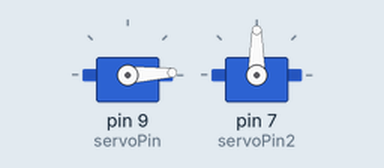
Simulated run of this sketch. Board: Arduino Uno, built with avr-gcc and run on an emulated ATmega328P. Shown: 2 × servo.

Above: at 0.05 s.
At 0.6 s:
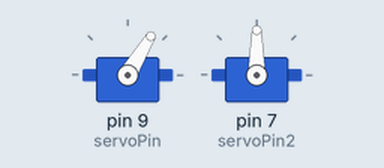
At 1.15 s:
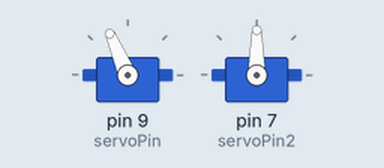
At 2.3 s:
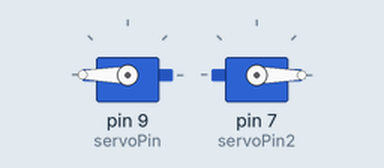
Timing chart, 0 to 5.3 s (numbered marks = the images above):
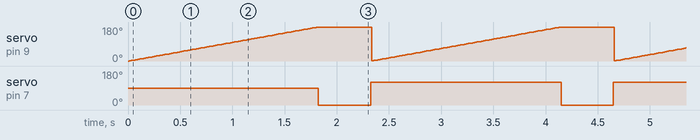

Measured:
- by itself, servo on pin 9 (servoPin): ramps from 1° to 180° and jumps back, once every 2.3 s
- by itself, servo on pin 7 (servoPin2): alternates 120° for 1.8 s and 0° for 0.50 s

The sketch:

MoppingMechanismSCODE.ino
```cpp
#include <Servo.h>
int direction = 1;

Servo myServo;
Servo Servo2;

int servoPin = 9;
int servoPin2 = 7;

void setup() {
  Serial.begin(9600);
  myServo.attach(servoPin);
  Servo2.attach(servoPin2);
  Servo2.write(90);
}
void loop() {
  servo211();
  Servo2.write(0);
  delay(500);
  Servo2.write(120);
}
void servo211(){
  for (int position = 0; position <= 180; position++) {
      myServo.write(position);
      if (position == 180) direction = 0;
      delay(10);
    }
}
```
